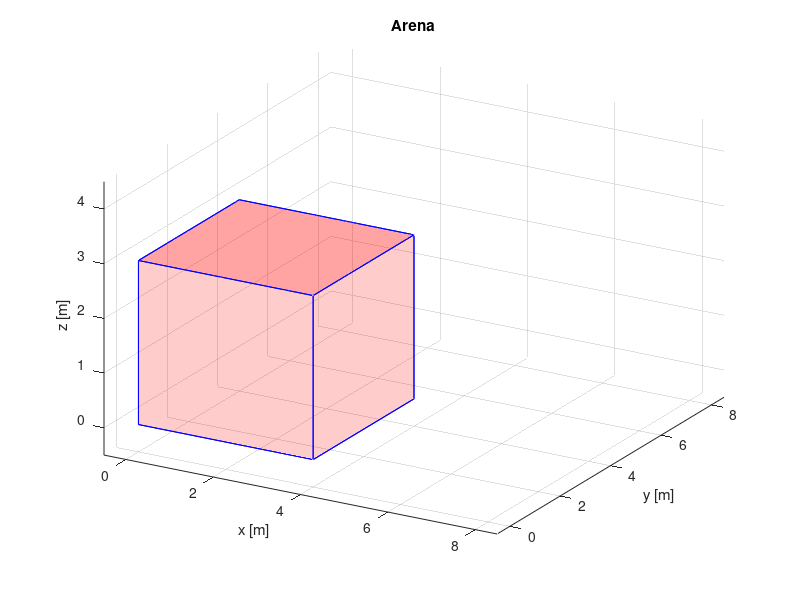

Here is the MATLAB script that generated this plot:
% =========================================
% PROJETO BDP FLY - 2022
% Codigo apenas para gerar um patch
%------------------------------------------

clc; close all; clear all;
n = 4; % numero de lados do quadrado
a = 4; % largura do cubo para o grid
h = 3; % altura do prisma

v1 = [0 0 0; a 0 0; a a 0; 0 a 0]; % face de baixo

% gera vertice superior
for ii=1:4
    v2(ii,:) = v1(ii,:) + [0 0 h];
end

v = [v1 ;v2]; % vertices inferior e superior

%face inferior e superior
f1 = [1:4; 5:8];

% faces laterais
for ii= 1:n
    faceLado(ii, :) = [ii ii+1 n+ii+1 n+ii];
    if ii==4
        faceLado(ii, :) = [ii ii-3 n+1 n+ii];
    end
end

f = [faceLado; f1];

h = patch('Faces',f,'Vertices',v,'FaceColor','red',...
            'FaceAlpha',.2,'EdgeColor','b');

title('Arena'); xlabel('x [m]'); ylabel('y [m]'); zlabel('z [m]');
grid on; axis([-0.5 8.5 -.5 8.5 -.5 4.5]); view(30,30);